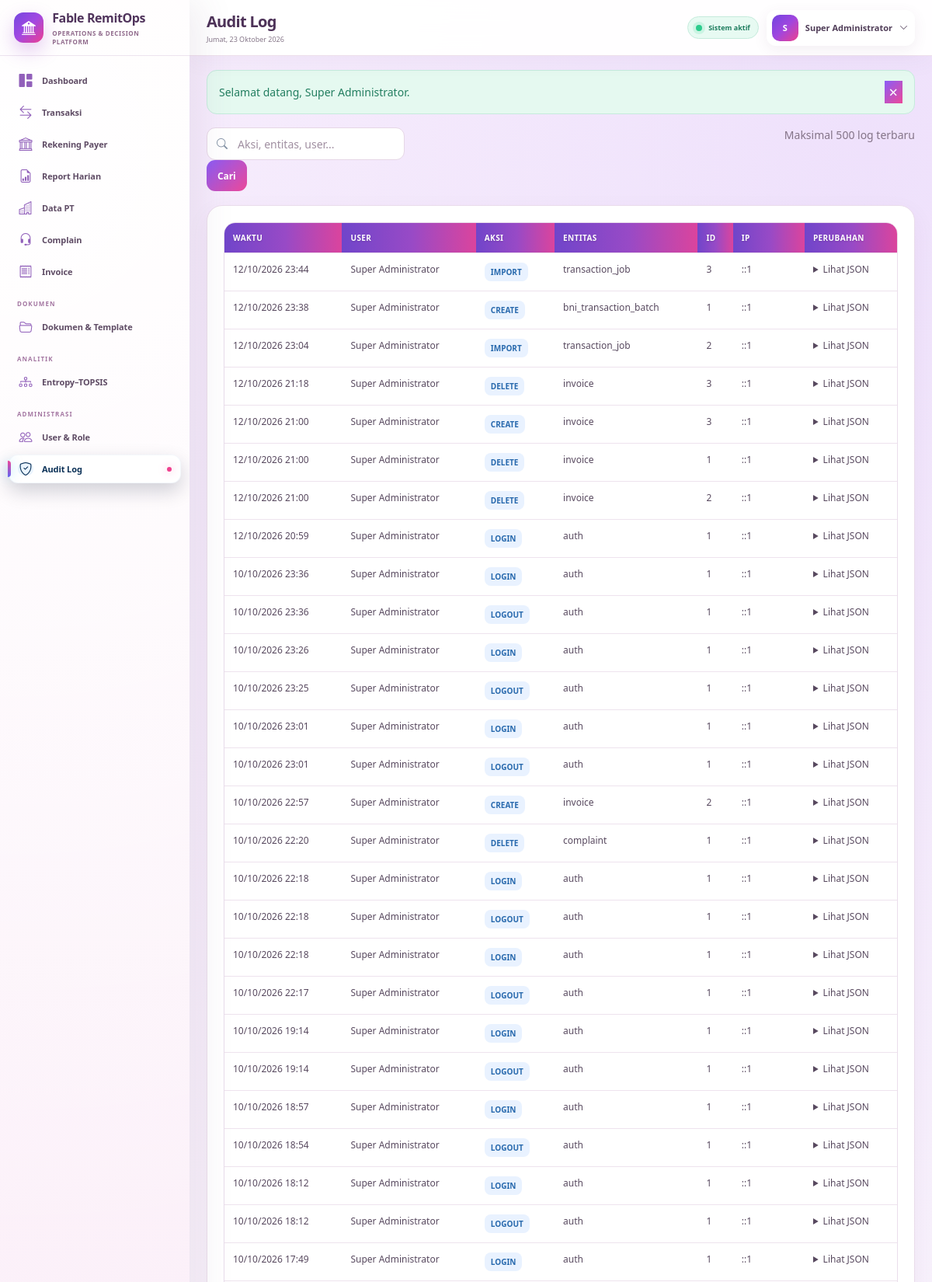
The app's page /public/audit (signed in, upper part) with its own data.
### tables this page shows
CREATE TABLE `users` (
  `id` bigint(20) UNSIGNED NOT NULL,
  `role_id` bigint(20) UNSIGNED NOT NULL,
  `name` varchar(150) NOT NULL,
  `username` varchar(80) NOT NULL,
  `email` varchar(190) NOT NULL,
  `password` varchar(255) NOT NULL,
  `transaction_team` tinyint(3) UNSIGNED DEFAULT NULL,
  `is_active` tinyint(1) NOT NULL DEFAULT 1,
  `must_change_password` tinyint(1) NOT NULL DEFAULT 1,
  `last_login_at` datetime DEFAULT NULL,
  `created_at` datetime NOT NULL DEFAULT current_timestamp(),
  `updated_at` datetime NOT NULL DEFAULT current_timestamp() ON UPDATE current_timestamp()
);

CREATE TABLE `audit_logs` (
  `id` bigint(20) UNSIGNED NOT NULL,
  `user_id` bigint(20) UNSIGNED DEFAULT NULL,
  `action` varchar(80) NOT NULL,
  `entity_type` varchar(80) NOT NULL,
  `entity_id` bigint(20) UNSIGNED DEFAULT NULL,
  `before_data` longtext DEFAULT NULL CHECK (json_valid(`before_data`)),
  `after_data` longtext DEFAULT NULL CHECK (json_valid(`after_data`)),
  `ip_address` varchar(64) DEFAULT NULL,
  `user_agent` varchar(500) DEFAULT NULL,
  `created_at` datetime NOT NULL DEFAULT current_timestamp()
);

### app/Core/View.php (called while the page is built, shortened)
<?php
final class View
{
    public static function render(string $view, array $data = [], string $layout = 'app'): void
    {
        $viewFile = dirname(__DIR__) . '/Views/' . $view . '.php';
        extract($data, EXTR_SKIP);
        require $viewFile;
        $layoutFile = dirname(__DIR__) . '/Views/layouts/' . $layout . '.php';
        require $layoutFile;
    }
}

### app/Core/BaseController.php (called while the page is built, shortened)
<?php
abstract class BaseController
{
    protected function view(string $view, array $data = [], string $layout = 'app'): void
    {
        View::render($view, $data, $layout);
    }
    protected function permission(string $permission): void
    {
        Auth::requirePermission($permission);
    }
}

### app/Controllers/AuditController.php (called while the page is built, shortened)
<?php
final class AuditController extends BaseController
{
    public function index():void{$this->permission('audit.view');$q=trim((string)($_GET['q']??''));$sql='SELECT a.*,u.name user_name FROM audit_logs a LEFT JOIN users u ON u.id=a.user_id WHERE 1=1';$p=[];if($q!==''){$sql.=' AND (a.action LIKE ? OR a.entity_type LIKE ? OR u.name LIKE ?)';$p=array_fill(0,3,'%'.$q.'%');}$sql.=' ORDER BY a.created_at DESC LIMIT 500';$s=App::db()->prepare($sql);$s->execute($p);$logs=$s->fetchAll(PDO::FETCH_ASSOC);$this->view('audit/index',compact('logs','q')+['title'=>'Audit Log']);}
}

### public/index.php (called while the page is built, shortened)
<?php
try {
    $router = require dirname(__DIR__)
        . '/app/routes.php';
    $router->dispatch();
} catch (Throwable $exception) {
    $basePath = dirname(__DIR__);
    $logDirectory =
        $basePath
        . '/storage/logs';
    if (!is_dir($logDirectory)) {
        @mkdir(
            $logDirectory,
            0775,
            true
        );
    }
    $logMessage =
        '['
        . date('Y-m-d H:i:s')
        . '] '
        . get_class($exception)
        . ': '
        . $exception->getMessage()
        . ' in '
        . $exception->getFile()
        . ':'
        . $exception->getLine()
        . PHP_EOL
        . $exception->getTraceAsString()
        . PHP_EOL
        . str_repeat('-', 80)
        . PHP_EOL;
    @file_put_contents(
        $logDirectory
        . '/app.log',
        $logMessage,
        FILE_APPEND
    );
    http_response_code(500);
    $debug = false;
    try {
        $debug =
            class_exists(
                'App\Core\App'
            )
            && (bool) App\Core\App::config(
                'app.debug',
                false
            );
    } catch (Throwable) {
        $debug = false;
    }
    header(
        'Content-Type: text/html; charset=utf-8'
    );
    echo '<!doctype html>';
    echo '<html lang="id">';
    echo '<head>';
    echo '<meta charset="utf-8">';
    echo '<meta name="viewport" '
        . 'content="width=device-width,initial-scale=1">';
    echo '<title>Kesalahan Sistem</title>';
    echo '<style>
        * {
            box-sizing: border-box;
        }
        body {
            margin: 0;
            padding: 40px 20px;
            font-family:
                Arial,
                Helvetica,
                sans-serif;
            background:
                linear-gradient(
                    135deg,
                    #f4f7fb,
                    #edf4fc
                );
            color: #132238;
        }
        .error-box {
            width: min(900px, 100%);
            margin: 0 auto;
            padding: 30px;
            border: 1px solid #dce6f1;
            border-radius: 20px;
            background: #ffffff;
            box-shadow:
                0 18px 45px
                rgba(25, 45, 75, .12);
        }
        h1 {
            margin-top: 0;
            color: #10213b;
        }
        code,
        pre {
            display: block;
            overflow: auto;
            padding: 12px;
            border-radius: 10px;
            background: #f1f5f9;
            white-space: pre-wrap;
        }
        .muted {
            color: #847488;
        }
    </style>';
    echo '<link rel="stylesheet" href="' . e(asset('css/theme-clean-global.css')) . '">
</head>';
    echo '<body>';
    echo '<div class="error-box">';
    echo '<h1>Terjadi kesalahan pada aplikasi</h1>';
    echo '<p>';
    echo 'Detail teknis sudah disimpan pada';
    echo '<code>storage/logs/app.log</code>';
    echo '.</p>';
    if ($debug) {
        echo '<h3>Detail debug</h3>';
        echo '<pre>';
        echo htmlspecialchars(
            $exception->getMessage()
            . PHP_EOL
            . $exception->getFile()
            . ':'
            . $exception->getLine(),
            ENT_QUOTES,
            'UTF-8'
        );
        echo '</pre>';
    } else {
        echo '<p class="muted">';
        echo 'Aktifkan ';
        echo '<code>APP_DEBUG=true</code>';
        echo ' pada file ';
        echo '<code>.env</code>';
        echo ' untuk melihat detail ketika ';
        echo 'pengembangan lokal.';
        echo '</p>';
    }
    echo '</div>';
    echo '</body>';
    echo '</html>';
}

### app/helpers.php (called while the page is built, shortened)
<?php
function e(mixed $value): string
{
    return htmlspecialchars(
        (string) $value,
        ENT_QUOTES,
        'UTF-8'
    );
}
function auth_user(): ?array
{
    return Auth::user();
}
function format_date(
    ?string $date,
    string $format = 'd/m/Y'
): string {
    try {
        return (new DateTime($date))
            ->format($format);
    } catch (Throwable) {
        return (string) $date;
    }
}
function format_datetime(
    ?string $date
): string {
    return format_date(
        $date,
        'd/m/Y H:i'
    );
}

### app/Core/App.php (called while the page is built, shortened)
<?php
final class App
{
    private static array $container = [];
    public static function set(string $key, mixed $value): void
    {
        self::$container[$key] = $value;
    }
    public static function get(string $key): mixed
    {
        return self::$container[$key];
    }
    public static function db(): PDO
    {
        return self::get('db');
    }
    public static function config(?string $key = null, mixed $default = null): mixed
    {
        $config = self::get('config');
        $segments = explode('.', $key);
        $value = $config;
        foreach ($segments as $segment) {
            $value = $value[$segment];
        }
        return $value;
    }
}

### app/Core/Auth.php (called while the page is built, shortened)
<?php
final class Auth
{
    private static ?array $cachedUser = null;
    public static function user(): ?array
    {
        if (self::$cachedUser !== null) {
            return self::$cachedUser;
        }
        $sql = '
            SELECT
                u.id,
                u.role_id,
                u.name,
                u.username,
                u.email,
                u.password,
                u.transaction_team,
                u.is_active,
                u.must_change_password,
                u.last_login_at,
                u.created_at,
                u.updated_at,
                r.code AS role_code,
                r.name AS role_name
            FROM users AS u
            INNER JOIN roles AS r
                ON r.id = u.role_id
            WHERE
                u.id = ?
                AND u.is_active = 1
            LIMIT 1
        ';
        try {
            $stmt = App::db()->prepare($sql);
            $stmt->execute([
                (int) $_SESSION['user_id'],
            ]);
            $user = $stmt->fetch(PDO::FETCH_ASSOC);
            self::$cachedUser = is_array($user)
                ? $user
                : null;
        } catch (Throwable $exception) {
            self::writeLog(
                'AUTH_USER_QUERY_ERROR: '
                . $exception->getMessage()
            );
            self::logout();
            return null;
        }
        return self::$cachedUser;
    }
    public static function check(): bool
    {
        return self::user() !== null;
    }
    public static function requirePermission(string $permission): void
    {
        if (!self::check()) {
            redirect('/login');
            exit;
        }
    }
}

### app/Views/audit/index.php (the view)
<div class="page-actions"><form class="filter-bar"><div class="input-icon"><i class="bi bi-search"></i><input class="form-control" name="q" value="<?= e($q) ?>" placeholder="Aksi, entitas, user..."></div><button class="btn btn-light">Cari</button></form><span class="text-muted">Maksimal 500 log terbaru</span></div>
<div class="panel-card"><div class="table-responsive"><table class="table modern-table align-middle"><thead><tr><th>Waktu</th><th>User</th><th>Aksi</th><th>Entitas</th><th>ID</th><th>IP</th><th>Perubahan</th></tr></thead><tbody><?php foreach($logs as$l):?><tr><td><?= format_datetime($l['created_at']) ?></td><td><?= e($l['user_name']??'System') ?></td><td><span class="code-pill"><?= e(strtoupper($l['action'])) ?></span></td><td><?= e($l['entity_type']) ?></td><td><?= e($l['entity_id']??'-') ?></td><td><?= e($l['ip_address']??'-') ?></td><td><details><summary>Lihat JSON</summary><pre><?= e($l['after_data']??$l['before_data']??'-') ?></pre></details></td></tr><?php endforeach;?><?php if(!$logs):?><tr><td colspan="7" class="empty-state">Audit log kosong.</td></tr><?php endif;?></tbody></table></div></div>

### app/Core/Router.php (shortened to what this page needs)
<?php
final class Router
{
    private array $routes = [];
    private function add(string $method, string $path, array $handler): void
    {
        $this->routes[] = compact('method', 'path', 'handler');
    }
    public function dispatch(): void
    {
        $method = strtoupper($_POST['_method'] ?? $_SERVER['REQUEST_METHOD'] ?? 'GET');
        $requestPath = parse_url($_SERVER['REQUEST_URI'] ?? '/', PHP_URL_PATH) ?: '/';
        $basePath = parse_url((string) App::config('app.url'), PHP_URL_PATH) ?: '';
        if ($basePath !== '' && str_starts_with($requestPath, $basePath)) {
            $requestPath = substr($requestPath, strlen($basePath)) ?: '/';
        }
        $requestPath = '/' . ltrim($requestPath, '/');
        $requestPath = $requestPath !== '/' ? rtrim($requestPath, '/') : '/';
        foreach ($this->routes as $route) {
            if ($route['method'] !== $method) {
                continue;
            }
            $pattern = preg_replace('#\{([a-zA-Z_][a-zA-Z0-9_]*)\}#', '(?P<$1>[^/]+)', $route['path']);
            if (preg_match('#^' . $pattern . '$#', $requestPath, $matches)) {
                $params = array_filter($matches, 'is_string', ARRAY_FILTER_USE_KEY);
                [$class, $action] = $route['handler'];
                $controller = new $class();
                $controller->{$action}(...array_values($params));
                return;
            }
        }
    }
}

### app/Views/partials/topbar.php (shortened to what this page needs)
<?php
$dayNames = [
    1 => 'Senin',
    2 => 'Selasa',
    3 => 'Rabu',
    4 => 'Kamis',
    5 => 'Jumat',
    6 => 'Sabtu',
    7 => 'Minggu',
];
$monthNames = [
    1 => 'Januari',
    2 => 'Februari',
    3 => 'Maret',
    4 => 'April',
    5 => 'Mei',
    6 => 'Juni',
    7 => 'Juli',
    8 => 'Agustus',
    9 => 'September',
    10 => 'Oktober',
    11 => 'November',
    12 => 'Desember',
];
$todayLabel = (
    $dayNames[(int) date('N')] ?? ''
)
    . ', '
    . date('d')
    . ' '
    . (
        $monthNames[(int) date('n')]
        ?? ''
    )
    . ' '
    . date('Y');
$currentUser = auth_user() ?? [];
$currentName = trim(
    (string) (
        $currentUser['name']
        ?? 'Pengguna'
    )
);
$initial = strtoupper(
    substr(
        $currentName,
        0,
        1
    )
);
?>
<header
    class="topbar"
    id="appTopbar"
>
    <div class="d-flex align-items-center gap-3">
        <div class="topbar-title">
            <h1>
                <?= e(
                    $title
                    ?? 'Dashboard'
                ) ?>
            </h1>
            <p>
                <?= e($todayLabel) ?>
            </p>
        </div>
    </div>
    <div class="topbar-actions">
        <span class="connection-pill">
            <span></span>
            Sistem aktif
        </span>
        <div
            class="dropdown"
            data-dropdown
        >
            <button
                class="user-menu"
                type="button"
                data-dropdown-toggle
                aria-expanded="false"
            >
                <div class="avatar-sm">
                    <?= e($initial) ?>
                </div>
                <span class="user-menu-name">
                    <?= e($currentName) ?>
                </span>
                <i class="bi bi-chevron-down"></i>
            </button>
        </div>
    </div>
</header>

### public/assets/css/theme-clean-global.css (style rules this page uses)
:root { --primary:#8b5cf6; --secondary:#ec4899; --background:#fff7fc; --text:#51365f; }
body { background:var(--background)!important;color:var(--text)!important; }
button,.button,.btn,input[type=submit] { background:linear-gradient(135deg,var(--primary),var(--secondary))!important; color:white!important; border:none!important; }
input,select,textarea { border-color:#dfcbea!important; }
table th { background:linear-gradient(135deg,#f0ddff,#ffe4f0)!important; color:#624276!important; }

### records on screen
users: name "S", name "Super Administrator"
audit_logs: created_at "12/10/2026 23:44", user.name "Super Administrator", action "IMPORT", entity_type "transaction_job", entity "3", ip_address "::1"
audit_logs: created_at "12/10/2026 23:38", user.name "Super Administrator", action "CREATE", entity_type "bni_transaction_batch", entity "1", ip_address "::1"
audit_logs: created_at "12/10/2026 23:04", user.name "Super Administrator", action "IMPORT", entity_type "transaction_job", entity "2", ip_address "::1"
audit_logs: created_at "12/10/2026 21:18", user.name "Super Administrator", action "DELETE", entity_type "invoice", entity "3", ip_address "::1"
audit_logs: created_at "12/10/2026 21:00", user.name "Super Administrator", action "CREATE", entity_type "invoice", entity "3", ip_address "::1"
audit_logs: created_at "12/10/2026 21:00", user.name "Super Administrator", action "DELETE", entity_type "invoice", entity "1", ip_address "::1"
audit_logs: created_at "12/10/2026 21:00", user.name "Super Administrator", action "DELETE", entity_type "invoice", entity "2", ip_address "::1"
audit_logs: created_at "12/10/2026 20:59", user.name "Super Administrator", action "LOGIN", entity_type "auth", entity "1", ip_address "::1"
audit_logs: created_at "10/10/2026 23:36", user.name "Super Administrator", action "LOGIN", entity_type "auth", entity "1", ip_address "::1"
audit_logs: created_at "10/10/2026 23:36", user.name "Super Administrator", action "LOGOUT", entity_type "auth", entity "1", ip_address "::1"
audit_logs: created_at "10/10/2026 23:26", user.name "Super Administrator", action "LOGIN", entity_type "auth", entity "1", ip_address "::1"
audit_logs: created_at "10/10/2026 23:25", user.name "Super Administrator", action "LOGOUT", entity_type "auth", entity "1", ip_address "::1"
audit_logs: created_at "10/10/2026 23:01", user.name "Super Administrator", action "LOGIN", entity_type "auth", entity "1", ip_address "::1"
audit_logs: created_at "10/10/2026 23:01", user.name "Super Administrator", action "LOGOUT", entity_type "auth", entity "1", ip_address "::1"
audit_logs: created_at "10/10/2026 22:57", user.name "Super Administrator", action "CREATE", entity_type "invoice", entity "2", ip_address "::1"
audit_logs: created_at "10/10/2026 22:20", user.name "Super Administrator", action "DELETE", entity_type "complaint", entity "1", ip_address "::1"
audit_logs: created_at "10/10/2026 22:18", user.name "Super Administrator", action "LOGIN", entity_type "auth", entity "1", ip_address "::1"
audit_logs: created_at "10/10/2026 22:18", user.name "Super Administrator", action "LOGOUT", entity_type "auth", entity "1", ip_address "::1"
audit_logs: created_at "10/10/2026 22:18", user.name "Super Administrator", action "LOGIN", entity_type "auth", entity "1", ip_address "::1"
audit_logs: created_at "10/10/2026 22:17", user.name "Super Administrator", action "LOGOUT", entity_type "auth", entity "1", ip_address "::1"
audit_logs: created_at "10/10/2026 19:14", user.name "Super Administrator", action "LOGIN", entity_type "auth", entity "1", ip_address "::1"
audit_logs: created_at "10/10/2026 19:14", user.name "Super Administrator", action "LOGOUT", entity_type "auth", entity "1", ip_address "::1"
audit_logs: created_at "10/10/2026 18:57", user.name "Super Administrator", action "LOGIN", entity_type "auth", entity "1", ip_address "::1"
audit_logs: created_at "10/10/2026 18:54", user.name "Super Administrator", action "LOGOUT", entity_type "auth", entity "1", ip_address "::1"
audit_logs: created_at "10/10/2026 18:12", user.name "Super Administrator", action "LOGIN", entity_type "auth", entity "1", ip_address "::1"
audit_logs: created_at "10/10/2026 18:12", user.name "Super Administrator", action "LOGOUT", entity_type "auth", entity "1", ip_address "::1"
audit_logs: created_at "10/10/2026 17:49", user.name "Super Administrator", action "LOGIN", entity_type "auth", entity "1", ip_address "::1"

### other values on screen
$flashMessage "Selamat datang, Super Administrator."
